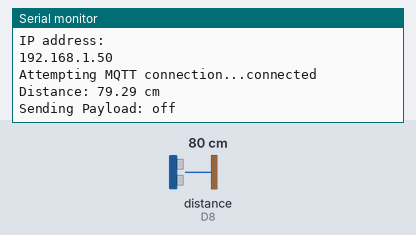
The sketch below on a simulated Arduino Uno R4 WiFi. On the bench: the last lines printed to the serial monitor. Wiring (inferred from the names in the program): ultrasonic range finder: trigger D9; echo D8. Inputs (shaded band) come from the test bench; at power-on: distance to the obstacle (sensor on D8) 80 cm. The echo pulse lasts 58.3 µs per cm; WiFi joins after 1.5 s; servers stay silent unless stated; random numbers use the default seed unless the sketch sets one; no MQTT or app messages arrive unless stated.

Above: at 2.7 s.
2.8 s: distance to the obstacle (sensor on D8) set to 23 cm
At 4.4 s:
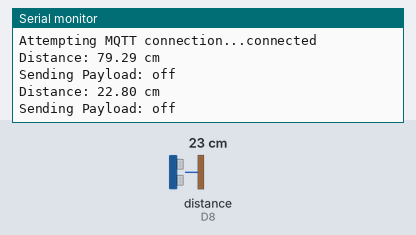
5.5 s: distance to the obstacle (sensor on D8) set to 19 cm
At 7.2 s:
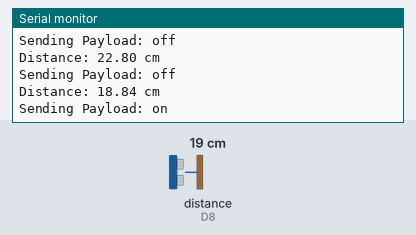
Timing chart, 0 to 8.7 s (numbered marks = the images above; inputs shaded):
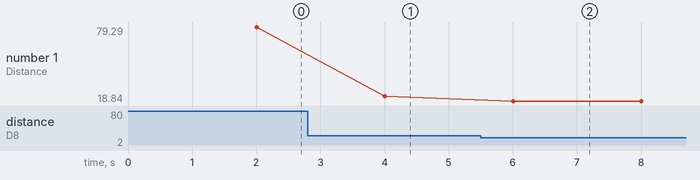

The sketch:

sensorSend.ino
```cpp
#include "WiFiS3.h"
#include <PubSubClient.h>

// 1. ตั้งค่า Wi-Fi ของห้องสอบ
const char* ssid = "2nds";
const char* password = "2Ndsssssss";

// 2. ตั้งค่า MQTT Broker
const char* mqtt_server = "phycom.it.kmitl.ac.th";
const int mqtt_port = 1883;

// 3. กำหนด Topic ให้ตรงกับโจทย์ข้อนี้
const char* mqtt_topic = "68070175/food";

// สร้างตัวแปร Client ID แบบสุ่มอัตโนมัติเพื่อไม่ให้ชนกับคนอื่น
char mqtt_client_id[40];

WiFiClient espClient;
PubSubClient client(espClient);

// กำหนดขาของ Ultrasonic Sensor
const int trigPin = 9;
const int echoPin = 8;

void setup_wifi() {
  delay(10);
  Serial.println();
  Serial.print("Connecting to ");
  Serial.println(ssid);

  WiFi.begin(ssid, password);

  while (WiFi.status() != WL_CONNECTED) {
    delay(500);
    Serial.print(".");
  }

  Serial.println("");
  Serial.println("WiFi connected");
  Serial.println("IP address: ");
  Serial.println(WiFi.localIP());
}

void reconnect() {
  while (!client.connected()) {
    Serial.print("Attempting MQTT connection...");

    if (client.connect(mqtt_client_id)) {
      Serial.println("connected");
    } else {
      Serial.print("failed, rc=");
      Serial.print(client.state());
      Serial.println(" try again in 5 seconds");
      delay(5000);
    }
  }
}

void setup() {
  Serial.begin(9600);

  pinMode(trigPin, OUTPUT);
  pinMode(echoPin, INPUT);

  // สุ่ม Client ID ป้องกันการชนกัน
  randomSeed(analogRead(A0));
  int randomNum = random(1000, 9999);
  sprintf(mqtt_client_id, "R4_Ultrasonic_%d", randomNum);

  Serial.print("Client ID: ");
  Serial.println(mqtt_client_id);

  setup_wifi();
  client.setServer(mqtt_server, mqtt_port);
}

unsigned long lastMsg = 0;

void loop() {
  if (!client.connected()) {
    reconnect();
  }
  client.loop();

  unsigned long now = millis();
  if (now - lastMsg > 2000) {
    lastMsg = now;

    // ส่งสัญญาณ Trigger เพื่อวัดระยะทาง
    digitalWrite(trigPin, LOW);
    delayMicroseconds(2);
    digitalWrite(trigPin, HIGH);
    delayMicroseconds(10);
    digitalWrite(trigPin, LOW);

    // อ่านค่าความยาวคลื่นสะท้อนกลับมาเป็นไมโครวินาที
    long duration = pulseIn(echoPin, HIGH);

    // คำนวณแปลงเป็นระยะทางหน่วยเซนติเมตร
    float distance = duration * 0.034 / 2;

    Serial.print("Distance: ");
    Serial.print(distance);
    Serial.println(" cm");

    // ตรวจสอบเงื่อนไขตามโจทย์
    String payload = "";
    if (distance > 20.0) {
      payload = "off";
    } else {
      payload = "on";
    }

    Serial.print("Sending Payload: ");
    Serial.println(payload);

    // Publish ข้อมูลไปยัง Topic
    client.publish(mqtt_topic, payload.c_str());
  }
}
```

Measured:
- the behaviour switches between 21 and 20 cm on distance to the obstacle (sensor on D8) (found by bisection; images 1 and 2)
- after the input at 2.8 s, the serial monitor: prints a new line after 1.2 s (image 1)
- after the input at 5.5 s, the serial monitor: prints a new line after 0.51 s (image 2)
- plotted number 1: 79.29 → 22.8 after the input at 2.8 s, 22.8 → 18.84 after the input at 5.5 s
